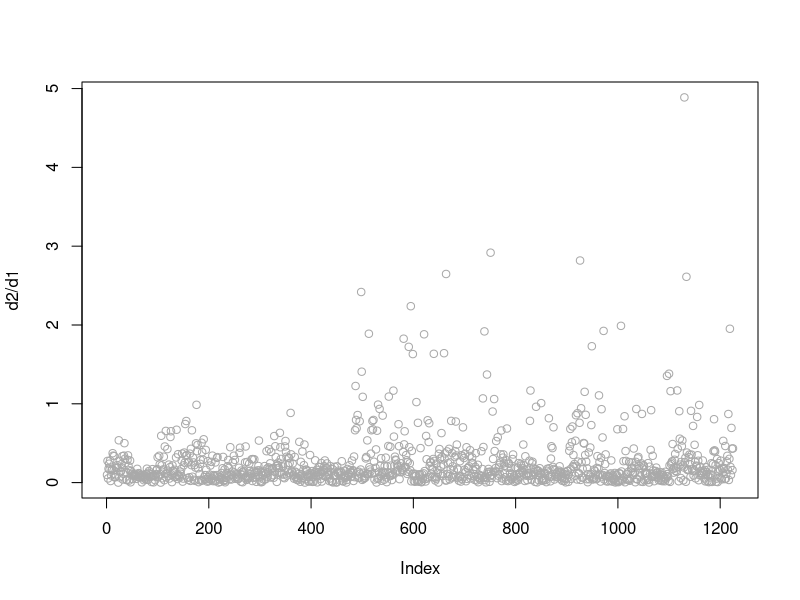
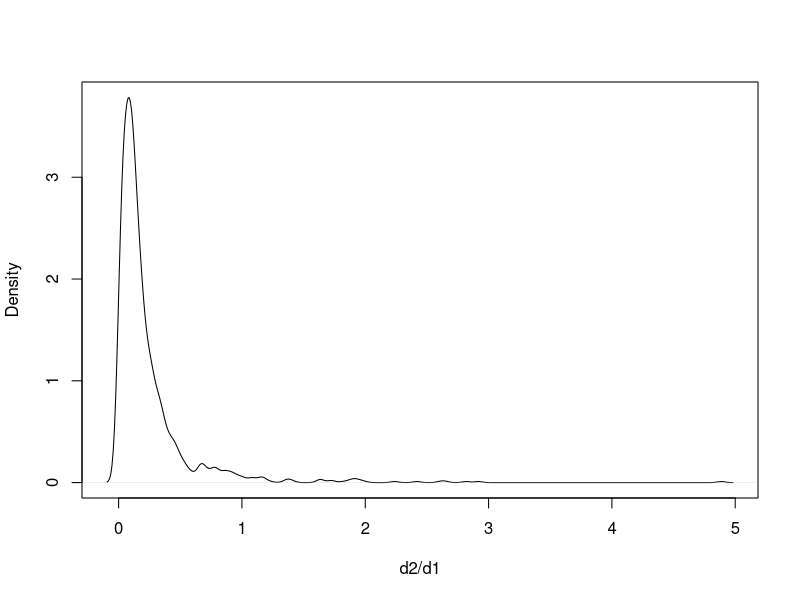
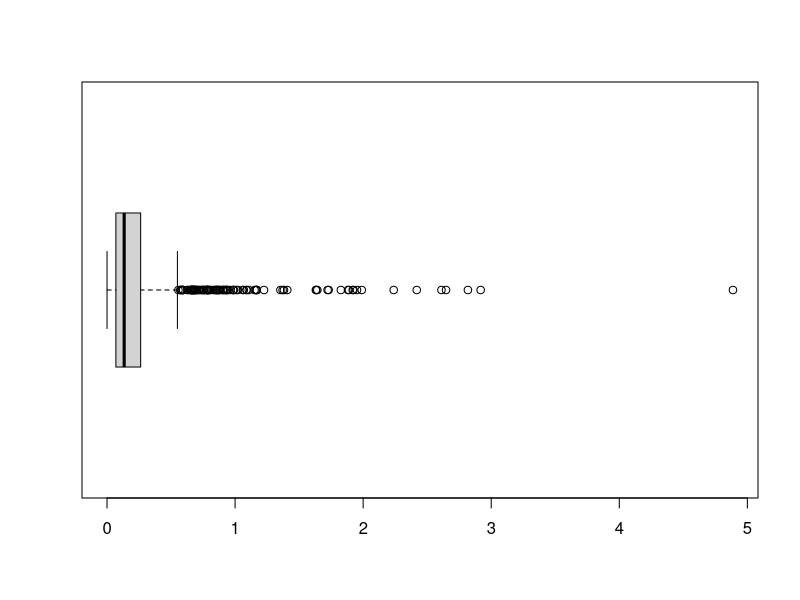
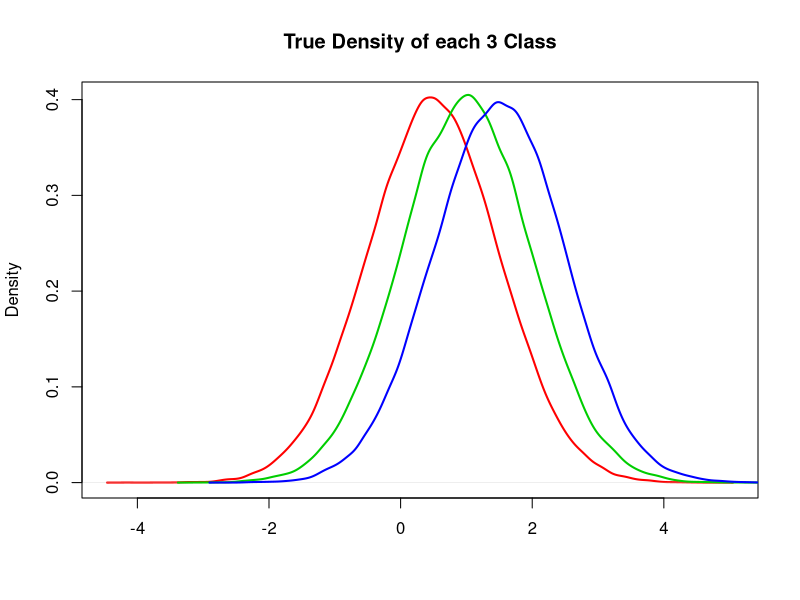
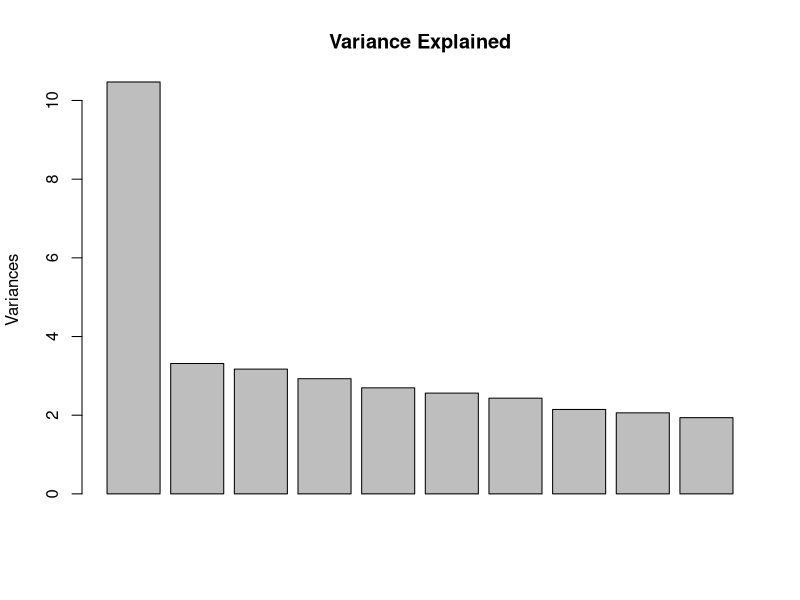
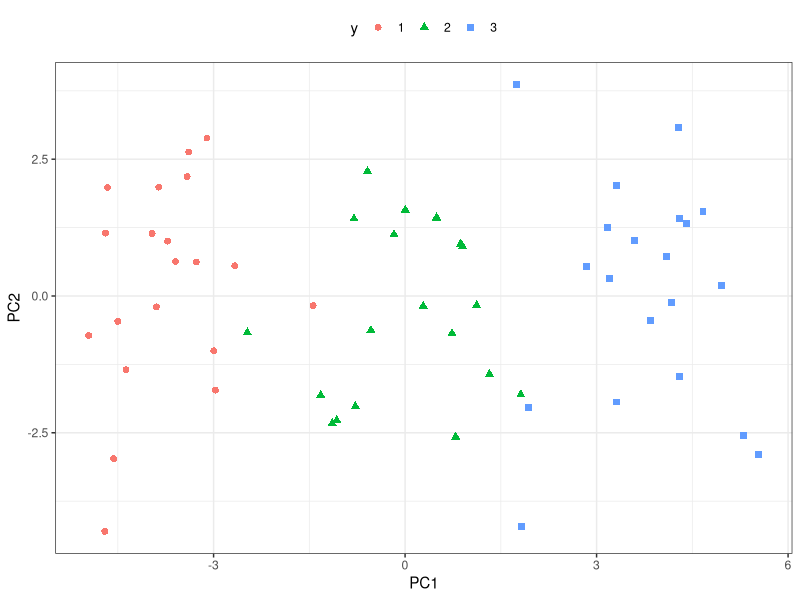
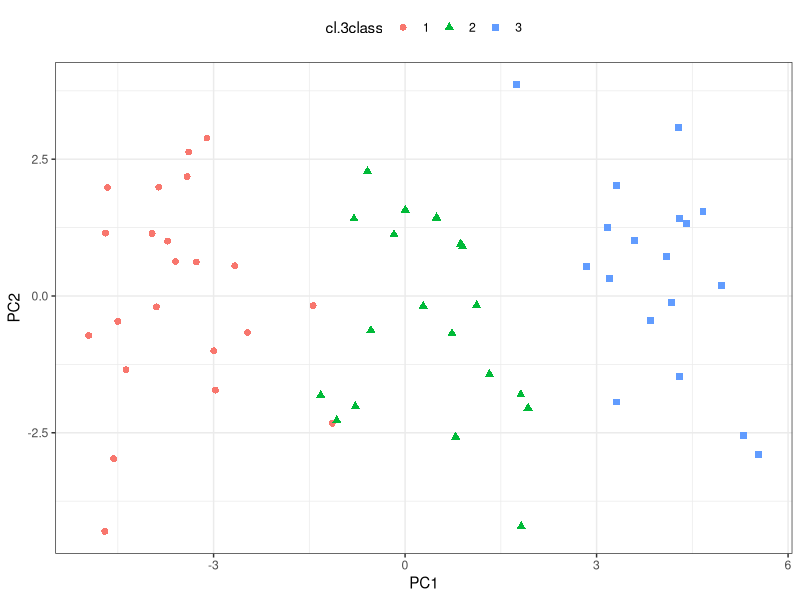
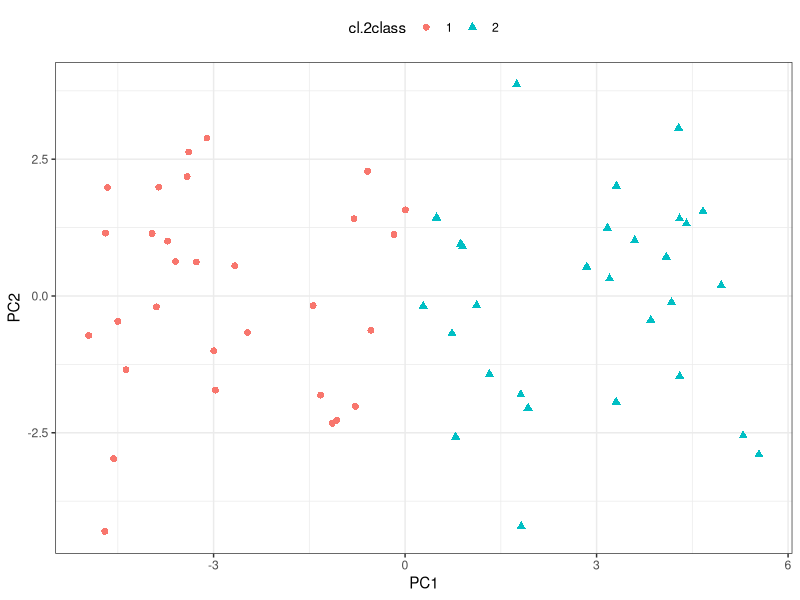

The R source for these figures, in order:
###### CH10 Exercises
library(ggplot2)
library(dplyr)

##### Exercise 10.7 #####
data(USArrests)
data.scaled <- scale(USArrests)
d1 <- dist(data.scaled)^2
d2 <- as.dist(1-cor(t(data.scaled)))
summary(d2/d1)

plot(d2/d1, col = 'darkgray')
plot(density(d2/d1), main = '', xlab = 'd2/d1')
boxplot(d2/d1, horizontal = T)


##### Exercise 10.10 #####
# (a)
n <- 20 ; p <- 50
set.seed(1010)
X <- rbind(
  matrix(rnorm(n*p, mean = 1*0.5), n, p),
  matrix(rnorm(n*p, mean = 2*0.5), n, p),
  matrix(rnorm(n*p, mean = 3*0.5), n, p)
)
y <- as.factor(rep(1:3, each = n))

plot(density(rnorm(100000,1*0.5)), main = 'True Density of each 3 Class', xlab = '', col = 'red1', lwd = 2)
lines(density(rnorm(100000,2*0.5)), col = 'green3', lwd = 2)
lines(density(rnorm(100000,3*0.5)), col = 'blue1', lwd = 2)

# (b)
summary(pc.out <- prcomp(X))
plot(pc.out, main = 'Variance Explained')

pc.two <- as.data.frame(pc.out$x[,1:2])
ggplot(pc.two) + theme_bw() + theme(legend.position = 'top') +
  geom_point(aes(PC1, PC2, shape = y, color = y), size = 2)

# (c)
set.seed(10)
(km.3class <- kmeans(X, 3, nstart = 100))
cl.3class <- as.factor((3:1)[km.3class$cluster])

table(true = y, kmeans = cl.3class)
ggplot(pc.two) + theme_bw() + theme(legend.position = 'top') +
  geom_point(aes(PC1, PC2, shape = cl.3class, color = cl.3class), size = 2)
  
# (d)
set.seed(10)
(km.2class <- kmeans(X, 2, nstart = 100))
cl.2class <- as.factor((2:1)[km.2class$cluster]) 

ggplot(pc.two) + theme_bw() + theme(legend.position = 'top') +
  geom_point(aes(PC1, PC2, shape = cl.2class, color = cl.2class), size = 2)
table(true = y, kmeans = cl.2class)

# (e)
set.seed(10)
(km.4class <- kmeans(X, 4, nstart = 100))
cl.4class <- as.factor(c(2,1,3,4)[km.4class$cluster]) 

ggplot(pc.two) + theme_bw() + theme(legend.position = 'top') +
  geom_point(aes(PC1, PC2, shape = cl.4class, color = cl.4class), size = 2)
table(true = y, kmeans = cl.4class)

# (f)
set.seed(10)
(km.pc <- kmeans(pc.two, 3, nstart = 100))
cl.pc <- as.factor(c(3,1,2)[km.pc$cluster])

ggplot(pc.two) + theme_bw() + theme(legend.position = 'top') +
  geom_point(aes(PC1, PC2, shape = cl.pc, color = cl.pc), size = 2)
table(true = y, kmeans = cl.pc)

# (g) / compare to (b)
Xsc <- scale(X)
set.seed(10)
(km.scaled <- kmeans(Xsc, 3, nstart = 100))
cl.scaled <- as.factor(c(1,3,2)[km.scaled$cluster])
ggplot(pc.two) + theme_bw() + theme(legend.position = 'top') +
  geom_point(aes(PC1, PC2, shape = cl.scaled, color = cl.scaled), size = 2)
table(true = y, kmeans = cl.pc)

